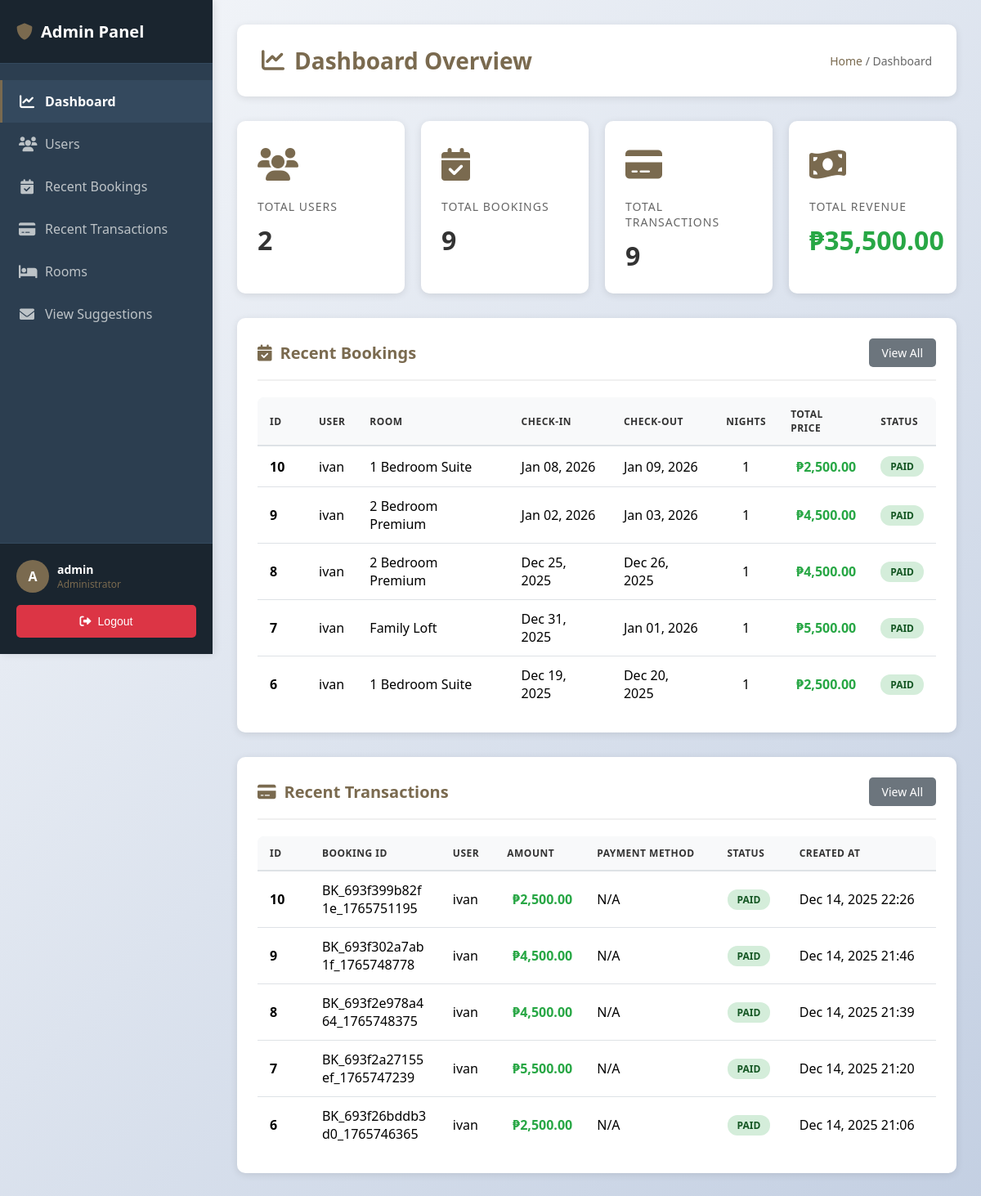
The app's page /admin/admin.php (signed in) with its own data.
### tables this page shows
CREATE TABLE IF NOT EXISTS bookings (
    id INT AUTO_INCREMENT PRIMARY KEY,
    booking_id VARCHAR(50) UNIQUE NOT NULL,
    user_id INT NOT NULL,
    room_id VARCHAR(50) NOT NULL,
    room_name VARCHAR(255) NOT NULL,
    checkin_date DATE NOT NULL,
    checkout_date DATE NOT NULL,
    nights INT NOT NULL,
    price_per_night DECIMAL(10, 2) NOT NULL,
    total_price DECIMAL(10, 2) NOT NULL,
    payment_status VARCHAR(20) DEFAULT 'pending',
    payment_link_id VARCHAR(255) NULL,
    created_at TIMESTAMP DEFAULT CURRENT_TIMESTAMP,
    updated_at TIMESTAMP DEFAULT CURRENT_TIMESTAMP ON UPDATE CURRENT_TIMESTAMP,
    FOREIGN KEY (user_id) REFERENCES users(id) ON DELETE CASCADE,
    INDEX idx_user_id (user_id),
    INDEX idx_checkin_date (checkin_date),
    INDEX idx_checkout_date (checkout_date),
    INDEX idx_booking_id (booking_id)
);

CREATE TABLE `users` (
  `id` int(11) NOT NULL,
  `username` varchar(50) NOT NULL,
  `email` varchar(100) NOT NULL,
  `password` varchar(255) NOT NULL,
  `birthday` date DEFAULT NULL,
  `gender` varchar(10) DEFAULT NULL,
  `reset_token` varchar(255) DEFAULT NULL,
  `reset_token_expires` datetime DEFAULT NULL,
  `created_at` timestamp NOT NULL DEFAULT current_timestamp(),
  `updated_at` timestamp NOT NULL DEFAULT current_timestamp() ON UPDATE current_timestamp(),
  `profile_picture` varchar(255) DEFAULT NULL,
  `is_admin` tinyint(1) DEFAULT 0,
  `role` varchar(20) DEFAULT 'user',
  `first_name` varchar(100) DEFAULT NULL,
  `middle_initial` varchar(5) DEFAULT NULL,
  `last_name` varchar(100) DEFAULT NULL
);

CREATE TABLE IF NOT EXISTS transactions (
    id INT AUTO_INCREMENT PRIMARY KEY,
    transaction_id VARCHAR(50) UNIQUE NOT NULL,
    booking_id INT NOT NULL,
    user_id INT NOT NULL,
    payment_link_id VARCHAR(255) NULL,
    amount DECIMAL(10, 2) NOT NULL,
    currency VARCHAR(3) DEFAULT 'PHP',
    payment_method VARCHAR(50) NULL,
    payment_status VARCHAR(20) DEFAULT 'pending',
    paymongo_response TEXT NULL,
    created_at TIMESTAMP DEFAULT CURRENT_TIMESTAMP,
    updated_at TIMESTAMP DEFAULT CURRENT_TIMESTAMP ON UPDATE CURRENT_TIMESTAMP,
    FOREIGN KEY (booking_id) REFERENCES bookings(id) ON DELETE CASCADE,
    FOREIGN KEY (user_id) REFERENCES users(id) ON DELETE CASCADE,
    INDEX idx_booking_id (booking_id),
    INDEX idx_user_id (user_id),
    INDEX idx_payment_status (payment_status),
    INDEX idx_transaction_id (transaction_id)
);

### admin/admin.php (the view, shortened to what this page needs)
<?php
require_once '../config/database.php';
try {
    $stmt = $pdo->query("SELECT COUNT(*) as count FROM users");
    $total_users = $stmt->fetch()['count'];
    $stmt = $pdo->query("SELECT COUNT(*) as count FROM bookings");
    $total_bookings = $stmt->fetch()['count'];
    $stmt = $pdo->query("SELECT COUNT(*) as count FROM transactions");
    $total_transactions = $stmt->fetch()['count'];
    $stmt = $pdo->query("SELECT SUM(amount) as total FROM transactions");
    $total_revenue = $stmt->fetch()['total'] ?? 0;
    $stmt = $pdo->query("
        SELECT b.*, u.username
        FROM bookings b
        LEFT JOIN users u ON b.user_id = u.id
        ORDER BY b.created_at DESC
        LIMIT 5
    ");
    $recent_bookings = $stmt->fetchAll();
    $stmt = $pdo->query("
        SELECT t.*, b.booking_id, u.username
        FROM transactions t
        LEFT JOIN bookings b ON t.booking_id = b.id
        LEFT JOIN users u ON t.user_id = u.id
        ORDER BY t.created_at DESC
        LIMIT 5
    ");
    $recent_transactions = $stmt->fetchAll();
} catch(PDOException $e) {
    $error_message = "Error loading data: " . $e->getMessage();
    $total_users = 0;
    $total_bookings = 0;
    $total_transactions = 0;
    $total_revenue = 0;
    $recent_bookings = [];
    $recent_transactions = [];
}
include 'includes/header.php';
?>
<div class="page-header">
    <h1><i class="fas fa-chart-line"></i> Dashboard Overview</h1>
    <div class="breadcrumb">
        <a href="admin.php">Home</a> / Dashboard
    </div>
</div>
<div class="stats-grid">
    <div class="stat-card">
        <div class="icon"><i class="fas fa-users"></i></div>
        <h3>Total Users</h3>
        <div class="value"><?php echo number_format($total_users); ?></div>
    </div>
    <div class="stat-card">
        <div class="icon"><i class="fas fa-calendar-check"></i></div>
        <h3>Total Bookings</h3>
        <div class="value"><?php echo number_format($total_bookings); ?></div>
    </div>
    <div class="stat-card">
        <div class="icon"><i class="fas fa-credit-card"></i></div>
        <h3>Total Transactions</h3>
        <div class="value"><?php echo number_format($total_transactions); ?></div>
    </div>
    <div class="stat-card">
        <div class="icon"><i class="fas fa-money-bill-wave"></i></div>
        <h3>Total Revenue</h3>
        <div class="value currency">₱<?php echo number_format($total_revenue, 2); ?></div>
    </div>
</div>
<div class="content-section" style="margin-top: 30px;">
    <div class="section-header">
        <h2><i class="fas fa-calendar-check"></i> Recent Bookings</h2>
        <a href="admin_bookings.php" class="btn btn-secondary">View All</a>
    </div>
    <div class="table-container">
        <table class="table-wrapper">
            <thead>
                <tr>
                    <th>ID</th>
                    <th>User</th>
                    <th>Room</th>
                    <th>Check-in</th>
                    <th>Check-out</th>
                    <th>Nights</th>
                    <th>Total Price</th>
                    <th>Status</th>
                </tr>
            </thead>
            <tbody>
                <?php if (empty($recent_bookings)): ?>
                <tr>
                    <td colspan="8" class="empty-state">
                        <i class="fas fa-inbox"></i>
                        <p>No bookings found</p>
                    </td>
                </tr>
                <?php else: ?>
                    <?php foreach ($recent_bookings as $booking): ?>
                    <tr>
                        <td><strong><?php echo $booking['id']; ?></strong></td>
                        <td><?php echo htmlspecialchars($booking['username'] ?? 'N/A'); ?></td>
                        <td><?php echo htmlspecialchars($booking['room_name']); ?></td>
                        <td><?php echo date('M d, Y', strtotime($booking['checkin_date'])); ?></td>
                        <td><?php echo date('M d, Y', strtotime($booking['checkout_date'])); ?></td>
                        <td class="text-center"><?php echo $booking['nights']; ?></td>
                        <td class="currency"><strong>₱<?php echo number_format($booking['total_price'], 2); ?></strong></td>
                        <td>
                            <span class="status-badge <?php echo strtolower($booking['payment_status']); ?>">
                                <?php echo ucfirst($booking['payment_status']); ?>
                            </span>
                        </td>
                    </tr>
                    <?php endforeach; ?>
                <?php endif; ?>
            </tbody>
        </table>
    </div>
</div>
<div class="content-section" style="margin-top: 30px;">
    <div class="section-header">
        <h2><i class="fas fa-credit-card"></i> Recent Transactions</h2>
        <a href="admin_transactions.php" class="btn btn-secondary">View All</a>
    </div>
    <div class="table-container">
        <table class="table-wrapper">
            <thead>
                <tr>
                    <th>ID</th>
                    <th>Booking ID</th>
                    <th>User</th>
                    <th>Amount</th>
                    <th>Payment Method</th>
                    <th>Status</th>
                    <th>Created At</th>
                </tr>
            </thead>
            <tbody>
                <?php if (empty($recent_transactions)): ?>
                <tr>
                    <td colspan="7" class="empty-state">
                        <i class="fas fa-inbox"></i>
                        <p>No transactions found</p>
                    </td>
                </tr>
                <?php else: ?>
                    <?php foreach ($recent_transactions as $transaction): ?>
                    <tr>
                        <td><strong><?php echo $transaction['id']; ?></strong></td>
                        <td><?php echo $transaction['booking_id'] ?? 'N/A'; ?></td>
                        <td><?php echo htmlspecialchars($transaction['username'] ?? 'N/A'); ?></td>
                        <td class="currency"><strong>₱<?php echo number_format($transaction['amount'], 2); ?></strong></td>
                        <td><?php echo htmlspecialchars($transaction['payment_method'] ?? 'N/A'); ?></td>
                        <td>
                            <span class="status-badge <?php echo strtolower($transaction['payment_status']); ?>">
                                <?php echo ucfirst($transaction['payment_status']); ?>
                            </span>
                        </td>
                        <td><?php echo date('M d, Y H:i', strtotime($transaction['created_at'])); ?></td>
                    </tr>
                    <?php endforeach; ?>
                <?php endif; ?>
            </tbody>
        </table>
    </div>
</div>
</div>
<?php include 'includes/footer.php'; ?>

### assets/css/admin.css (style rules this page uses)
* { margin: 0; padding: 0; box-sizing: border-box; }
body { font-family: 'Segoe UI', Tahoma, Geneva, Verdana, sans-serif; background: linear-gradient(135deg, #f5f7fa 0%, #c3cfe2 100%); min-height: 100vh; margin: 0; padding: 0; overflow-x: hidden; }
.page-header { background: white; padding: 25px 30px; border-radius: 10px; box-shadow: 0 2px 10px rgba(0,0,0,0.1); margin-bottom: 30px; display: flex; justify-content: space-between; align-items: center; width: 100%; box-sizing: border-box; flex-wrap: wrap; gap: 15px; }
.page-header h1 { color: #7a6a4f; font-size: 28px; margin: 0; display: flex; align-items: center; gap: 12px; }
.page-header .breadcrumb { color: #666; font-size: 14px; }
.page-header .breadcrumb a { color: #7a6a4f; text-decoration: none; }
.stats-grid { display: grid; grid-template-columns: repeat(auto-fit, minmax(200px, 1fr)); gap: 20px; margin-bottom: 30px; width: 100%; box-sizing: border-box; }
.stat-card { background: white; padding: 25px; border-radius: 10px; box-shadow: 0 2px 10px rgba(0,0,0,0.1); transition: transform 0.3s, box-shadow 0.3s; }
.stat-card .icon { font-size: 40px; margin-bottom: 15px; color: #7a6a4f; }
.stat-card h3 { color: #666; font-size: 14px; text-transform: uppercase; letter-spacing: 1px; margin-bottom: 10px; font-weight: 500; }
.stat-card .value { font-size: 32px; font-weight: bold; color: #333; }
.stat-card .currency { color: #28a745; }
.content-section { background: white; padding: 30px; border-radius: 10px; box-shadow: 0 2px 10px rgba(0,0,0,0.1); margin-bottom: 30px; width: 100%; box-sizing: border-box; overflow: hidden; }
.section-header { display: flex; justify-content: space-between; align-items: center; margin-bottom: 25px; padding-bottom: 15px; border-bottom: 2px solid #f0f0f0; flex-wrap: wrap; gap: 15px; }
.section-header h2 { color: #7a6a4f; font-size: 24px; margin: 0; display: flex; align-items: center; gap: 10px; }
.btn { padding: 10px 20px; border: none; border-radius: 5px; cursor: pointer; font-size: 14px; font-weight: 500; transition: all 0.3s; text-decoration: none; display: inline-flex; align-items: center; gap: 8px; }
.btn-secondary { background: #6c757d; color: white; }
.table-container { overflow-x: auto; overflow-y: visible; border-radius: 8px; max-width: 100%; width: 100%; -webkit-overflow-scrolling: touch; box-sizing: border-box; }
.table-wrapper { width: 100%; min-width: 800px; table-layout: auto; border-collapse: collapse; }
table { width: 100%; border-collapse: collapse; background: white; }
thead { background: #f8f9fa; }
th, td { padding: 12px 15px; text-align: left; border-bottom: 1px solid #eee; word-wrap: break-word; }
td { max-width: 250px; overflow: hidden; text-overflow: ellipsis; }
th:first-child, td:first-child { max-width: 80px; min-width: 60px; }
td:nth-child(2) { max-width: 150px; }
td:nth-child(3) { max-width: 200px; }
td:last-child { max-width: none; white-space: nowrap; }
th { color: #7a6a4f; font-weight: 600; text-transform: uppercase; font-size: 12px; letter-spacing: 0.5px; position: sticky; top: 0; background: #f8f9fa; z-index: 10; }
tbody tr { transition: background 0.2s; }
tbody tr:last-child td { border-bottom: none; }
.text-center { text-align: center; }
.currency { font-weight: bold; color: #28a745; }

### records on screen
bookings: id "10", user.username "ivan", room_name "1 Bedroom Suite", checkin_date "Jan 08, 2026", checkout_date "Jan 09, 2026", nights "1", total_price "2,500.00", payment_status "PAID"
bookings: id "9", user.username "ivan", room_name "2 Bedroom Premium", checkin_date "Jan 02, 2026", checkout_date "Jan 03, 2026", nights "1", total_price "4,500.00", payment_status "PAID"
bookings: id "8", user.username "ivan", room_name "2 Bedroom Premium", checkin_date "Dec 25, 2025", checkout_date "Dec 26, 2025", nights "1", total_price "4,500.00", payment_status "PAID"
bookings: id "7", user.username "ivan", room_name "Family Loft", checkin_date "Dec 31, 2025", checkout_date "Jan 01, 2026", nights "1", total_price "5,500.00", payment_status "PAID"
bookings: id "6", user.username "ivan", room_name "1 Bedroom Suite", checkin_date "Dec 19, 2025", checkout_date "Dec 20, 2025", nights "1", total_price "2,500.00", payment_status "PAID"
transactions: id "10", booking.booking_id "BK_693f399b82f1e_1765751195", user.username "ivan", amount "2,500.00", payment_method "N/A", payment_status "PAID", created_at "Dec 14, 2025 22:26"
transactions: id "9", booking.booking_id "BK_693f302a7ab1f_1765748778", user.username "ivan", amount "4,500.00", payment_method "N/A", payment_status "PAID", created_at "Dec 14, 2025 21:46"
transactions: id "8", booking.booking_id "BK_693f2e978a464_1765748375", user.username "ivan", amount "4,500.00", payment_method "N/A", payment_status "PAID", created_at "Dec 14, 2025 21:39"
transactions: id "7", booking.booking_id "BK_693f2a27155ef_1765747239", user.username "ivan", amount "5,500.00", payment_method "N/A", payment_status "PAID", created_at "Dec 14, 2025 21:20"
transactions: id "6", booking.booking_id "BK_693f26bddb3d0_1765746365", user.username "ivan", amount "2,500.00", payment_method "N/A", payment_status "PAID", created_at "Dec 14, 2025 21:06"

### other values on screen
substr($_SESSION['username'], 0, 1) "A"
$_SESSION['username'] "admin"
$total_users "2"
$total_bookings "9"
$total_transactions "9"
$total_revenue "35,500.00"
